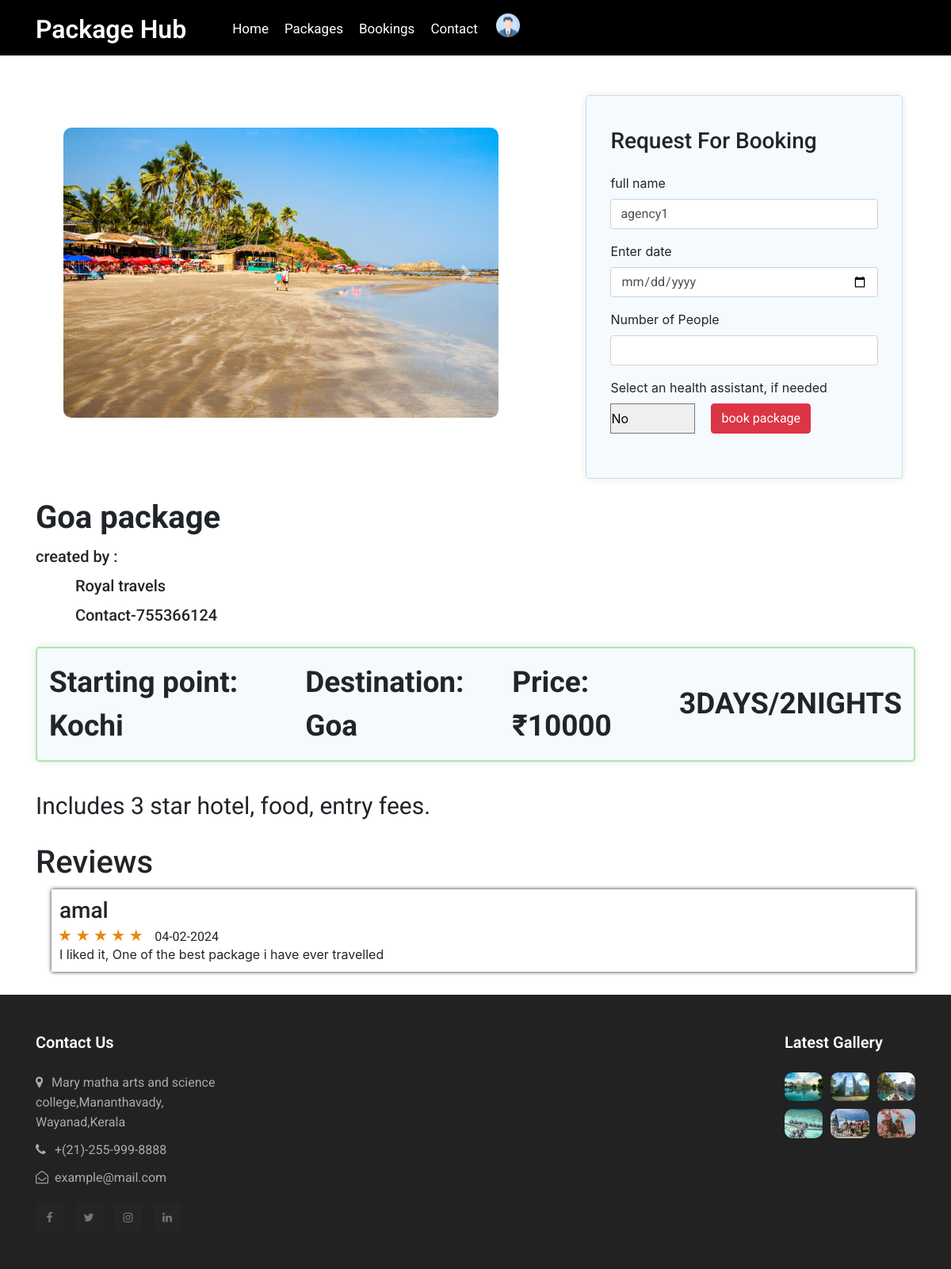
The app's page /packageDetails/1 (signed in) with its own data.
### app/models.py (models this page shows, shortened)
class Package(models.Model):
    user_id = models.ForeignKey(CustomUser, on_delete=models.CASCADE)
    package_name = models.CharField(max_length=100)
    img1 = models.FileField(upload_to='package')
    img2 = models.FileField(upload_to='package')
    img3 = models.FileField(upload_to='package')
    price = models.IntegerField()
    no_of_days = models.IntegerField()
    no_of_night = models.IntegerField()
    source = models.CharField(max_length=50)
    destination = models.CharField(max_length=50)
    description = models.CharField(max_length=200)

class CustomUser(AbstractUser):
    register_status = (
        ('approve', 'approve'),
        ('pending', 'pending'),
        ('reject', 'reject'),
    )
    phone_number = models.CharField(max_length=10)
    user_type = models.CharField(max_length=100)
    status = models.CharField(choices=register_status, default='pending', max_length=50)
    agencyName=models.CharField(max_length=20, default='{Package name}')

class Booking(models.Model):
    booking_status = (
        ('booked', 'booked'),
        ('pending', 'pending'),
        ('reject', 'reject'),
    )
    user_id = models.ForeignKey(CustomUser, on_delete=models.CASCADE)
    package_id = models.ForeignKey(Package, on_delete=models.CASCADE)
    name = models.CharField(max_length=50)
    no_of_people = models.IntegerField()
    booking_date = models.DateField()
    date = models.DateTimeField(auto_now_add=True)
    HealthAssistant_id = models.ForeignKey(HealthAssistant, on_delete=models.CASCADE,null=True)
    status = models.CharField(choices=booking_status, default='pending', max_length=50)
    total_amount = models.IntegerField()
    rating = models.IntegerField(null=True, blank=True)
    review = models.CharField(max_length=200, null=True, blank=True)

### app/views.py (the view)
# urls.py: path('packageDetails/<int:id>', views.packageDetails, name="packageDetails"),
@cache_control(no_cache=True, must_revalidate=True, no_store=True)
@login_required(login_url=Login)
def packageDetails(request,id):
    User = CustomUser.objects.get(id=request.user.id)
    package = Package.objects.get(id=id)
    health_assistant = HealthAssistant.objects.filter(user_id=package.user_id)
    booking_data = Booking.objects.filter(package_id=id)
    if request.method == 'POST':
        name = request.POST['name']
        date = request.POST['date']
        no_of_people = int(request.POST['no_of_people'])
        health_assistant_id = request.POST['health_assistant']
        booking_date = datetime.strptime(date, '%Y-%m-%d').date()
        if health_assistant_id:
            health_assistant = HealthAssistant.objects.get(id=health_assistant_id)
        else:
            health_assistant = None
        total_amount = package.price * no_of_people
        booking = Booking.objects.create(
                                         user_id=User,
                                         package_id=package,
                                         name=name,
                                         booking_date=booking_date,
                                         no_of_people=no_of_people,
                                         HealthAssistant_id=health_assistant,
                                         total_amount=total_amount
                                         )
        booking.save()
        return redirect(userviewbookings)
    else:
        context = {
            'package':package,
            'health_assistant':health_assistant,
            'booking_data':booking_data,
            'User':User
        }
        return render(request, 'User/PackageDetails.html', context)

### template/User/PackageDetails.html (shortened to what this page needs)
{% extends 'User/UserHome.html' %}
{% block content %}
<div class="flex flex-wrap justify-content-center" style="margin-top: 85px;">
  <div id="carouselExampleControls" class="carousel slide width" data-ride="carousel" data-interval="false">
    <div class="carousel-inner">
      <div class="carousel-item active ">
      <img class="d-block w-100" src="{{ package.img1.url }}" alt="First slide">
    </div>
  </div>
  <a class="carousel-control-prev" href="#carouselExampleControls" role="button" data-slide="prev">
    <span class="carousel-control-prev-icon " aria-hidden="true" ></span>
  </a>
  <a class="carousel-control-next" href="#carouselExampleControls" role="button" data-slide="next">
    <span class="carousel-control-next-icon" aria-hidden="true"></span>
  </a>
</div>
<div class="card">
  <h3>Request For Booking</h3><br>
  <form action="{% url 'packageDetails' id=package.id %}" method="post" class="forms-sample">
    <div class="form-group">
      <label for="name">full name</label>
      <input type="text" name="name" class="form-control" id="name" value="{{user}}" required>
    </div>
    <div class="form-group">
      <label for="st-date">Enter date</label>
      <input type="date" name="date" class="form-control" id="st-date" oninput="validateDate()" required>
    </div>
    <div class="form-group">
      <label for="no-people">Number of People</label>
      <input type="number" name="no_of_people" class="form-control" id="no-people" required>
    </div>
    <div class="form-group">
      <label for="health-ass">Select an health assistant, if needed</label><br>
      <div class="d-flex flex-wrap" style="gap: 20px;">
      <select name="health_assistant" id="">
        <option value="">No</option>
      </select>
      <button type="submit" class="btn btn-danger">book package</button>
    </div>
  </div>
  </form>
</div>
</div>
<div class="container details">
  <h1><b>{{ package.package_name }}</b></h1>
  <h5>created by :</h5>
  <h5>&emsp; &emsp; {{ package.user_id.agencyName }}</h5>
  <h5>&emsp; &emsp; Contact-{{package.user_id.phone_number}}</h5>
  <b>
    <div id="pack-details">
      <ul style="font-size:37px; display: flex; flex-direction: row; align-items: center;">
        <li>Starting point: {{ package.source }}</li>
        <li>Destination: {{ package.destination }}</li>
        <li>Price:₹{{ package.price }}</li>
        <li>{{ package.no_of_days }}DAYS/{{ package.no_of_night }}NIGHTS</li>
      </ul>
    </div>
  </b>
    <ul style="font-size:30px; ">
      <li>{{package.description}}</li>
    </ul>
</div>
  <section id="testimonials">
    <div class="container">
      <div class="testimonial-heading">
        <h1>Reviews</h1>
      </div>
    </div>
    {%for reviews in booking_data %}
    {% if reviews.rating %}
    <div class="container">
      <div class="" style="margin-bottom: 5px;margin-top: 10px;">
      <div class="testimonial-box-container " style="padding-left: 20px;">
        <div class="testimonial-box" style="border:none;box-shadow: 0px 0px 5px 0px;padding: 10px;height: fit-content">
            <div class="box-top">
                <div class="profile">
                    <div class="name-user" style="justify-content: space-between;">
                        <h3>{{ reviews.user_id.username }}</h3>
                    </div>
                </div>
                <div class="rate">
                  {% for star_value in "★★★★★"|slice:reviews.rating %}
                  <span class="star"style="color: rgb(233, 136, 10);font-size: 20px;">&#9733;</span>
                  {% endfor %}
                  <span style="margin-left: 10px;">{{ reviews.date|date:"d-m-Y" }}</span>
                  </div><br>
                  <div>
                    {{ reviews.review }}
                  </div>
                </div>
            </div>
        </div>
        <br>
      </div>
    </div>
  </section>
  {% endif %}
  {% endfor %}
{% endblock %}

### template/User/PackageDetails.html (style rules this page uses)
.rate { margin-left: -22px; padding-left: 20px; height: 3px; }
.card { width: 400px; margin: 0px auto; padding: 40px 30px; background-color: rgba(240, 248, 255, 0.666); border-radius: 5px; box-shadow: 0 0 10px rgba(0, 0, 0, 0.1); margin-top: 35px; }
.width { width: 49%; }
.flex { display: flex; gap: 50px; align-items: center; margin-top: 20px; padding-left: 80px; }
#pack-details { border: solid 2px #7ad86991; padding: 15px; background: rgba(240, 248, 255, 0.666); margin-bottom: 20px; margin-top: 15px; border-radius: 5px; box-shadow: 0 0 10px rgba(0, 0, 0, 0.111); }

### records on screen
Package: img1 (picture), package_name "Goa package", user_id.agencyName "Royal travels", user_id.phone_number "755366124", source "Kochi", destination "Goa", price "10000", no_of_days "3", no_of_night "2", description "Includes 3 star hotel, food, entry fees."
CustomUser: name "agency1"
Booking: user_id.username "amal", rating 5 (drawn), date "04-02-2024", review "I liked it, One of the best package i have ever travelled"
